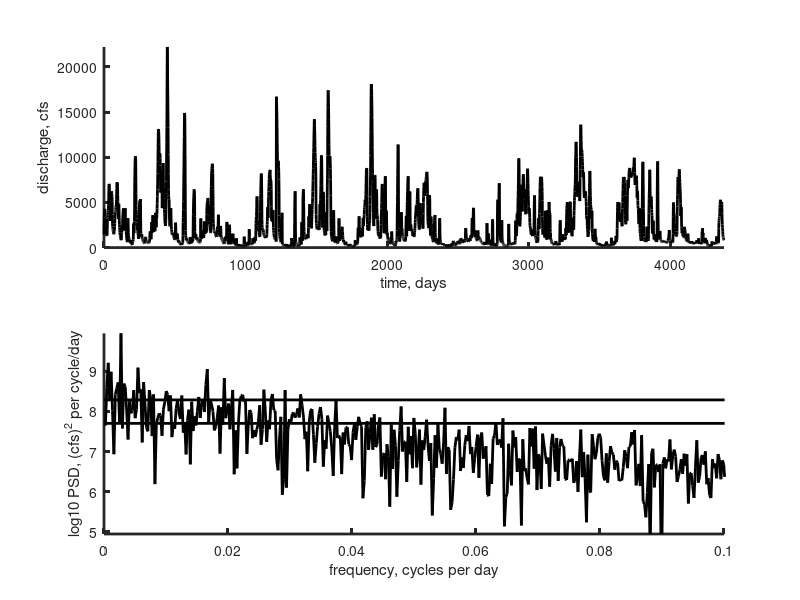

MATLAB code for this plot:
% problem 12.05
% modifield from eda06_14 and eda12_11
% power spectral density (PSD) of the Neuse River hydrograph
% with units

D = load('neuse.txt');
Dt = D(2,1)-D(1,1);
d = D(:,2);
N=length(d);

% round off to even number of points
N=floor(N/2)*2;
d=d(1:N);

% generic time/frequency set up
t=Dt*[0:N-1]';
tmax = Dt*(N-1);
fmax=1/(2.0*Dt);
Df=fmax/(N/2);
f=Df*[0:N/2,-N/2+1:-1]'; 
Nf=N/2+1;

% compute power spectral sensity
dbar=Dt*fft(d);
s2 = (2/(N*Dt)) * abs(dbar(1:Nf)).^2;

p=2; % degrees of freedom
ff=1; % no window function, so set to unity
sd2est=std(d-mean(d))^2; % sd2true unknown, use sd2est instead, demean first
c = ( ff*sd2est ) / (2*Nf*Df);  % normalization factor

% plot data
figure(1)
clf;
subplot(2,1,1);
set(gca,'LineWidth',2);
hold on;
axis([0,tmax,0,max(d)]);
plot(t,d,'k-','LineWidth',2);
xlabel('time, days');
ylabel('discharge, cfs');

% significance levels
cv95000 = chi2inv(0.95,p);
cv99999 = chi2inv(0.99999,p);
% plot power spectral density (skip zero fequency)
% note that plot is only of low frequencies
subplot(2,1,2);
set(gca,'LineWidth',2);
hold on;
axis([0,0.1,log10(max(s2(2:Nf)))-5,log10(max(s2(2:Nf)))]);
plot(f(2:Nf),log10(s2(2:Nf)),'k-','LineWidth',2);
plot([f(1), f(Nf)], [log10(cv95000*c), log10(cv95000*c)],'k-','LineWidth',2);
plot([f(1), f(Nf)], [log10(cv99999*c), log10(cv99999*c)],'k-','LineWidth',2);
xlabel('frequency, cycles per day');
ylabel('log10 PSD, (cfs)^2 per cycle/day');

% power in the data and the PSD (which should be the same)
% note that the mean of the data zero frequency are being excluded
v1 = std(d)^2;
v2 = Df*sum(s2(2:Nf));
disp(sprintf('power in data: %f in PSD %f',v1,v2));

